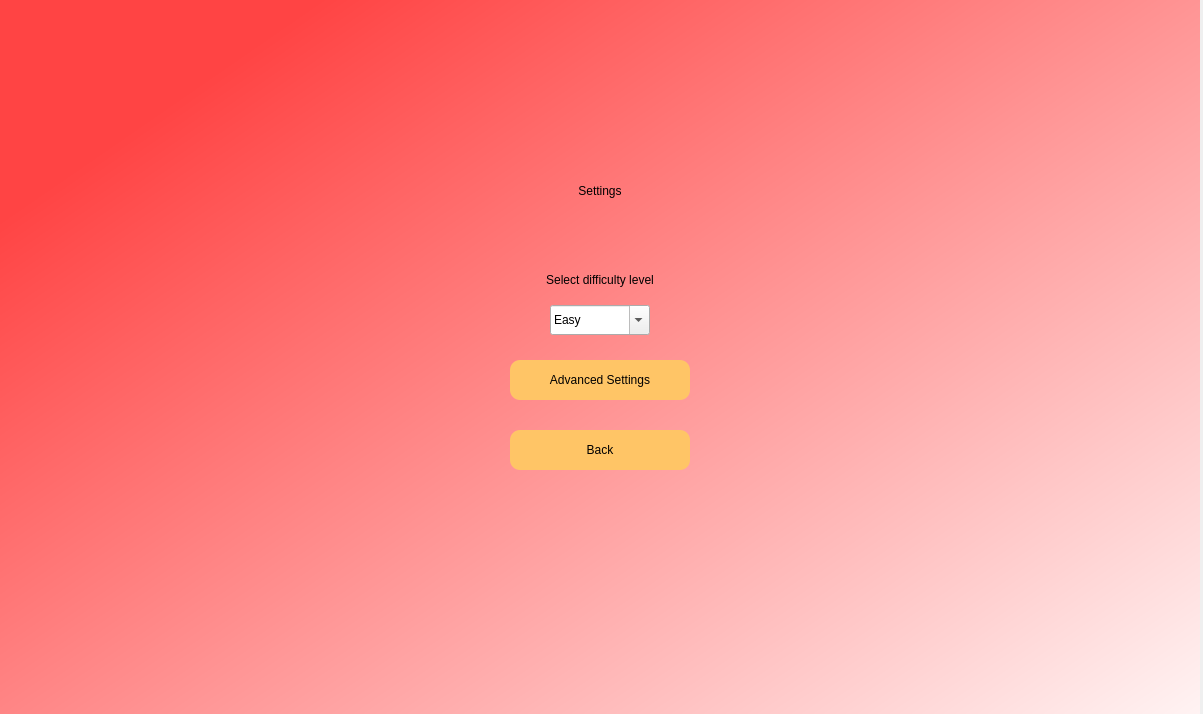
<?xml version="1.0" encoding="UTF-8"?>
<ui version="4.0">
 <class>Dialog</class>
 <widget class="QDialog" name="Dialog">
  <property name="geometry">
   <rect>
    <x>0</x>
    <y>0</y>
    <width>1203</width>
    <height>714</height>
   </rect>
  </property>
  <property name="windowTitle">
   <string>Dialog</string>
  </property>
  <widget class="QWidget" name="widget" native="true">
   <property name="geometry">
    <rect>
     <x>0</x>
     <y>0</y>
     <width>1200</width>
     <height>800</height>
    </rect>
   </property>
   <property name="styleSheet">
    <string notr="true">QWidget#widget{
background-color: qlineargradient(spread:pad, x1:0.11828, y1:0.153409, x2:1, y2:1, stop:0 rgba(255, 68, 68, 255), stop:1 rgba(255, 255, 255, 255));}</string>
   </property>
   <widget class="QLabel" name="label">
    <property name="geometry">
     <rect>
      <x>525</x>
      <y>160</y>
      <width>150</width>
      <height>61</height>
     </rect>
    </property>
    <property name="styleSheet">
     <string notr="true">font: 36pt &quot;Helvetica&quot;;</string>
    </property>
    <property name="text">
     <string>Settings</string>
    </property>
    <property name="alignment">
     <set>Qt::AlignCenter</set>
    </property>
   </widget>
   <widget class="QLabel" name="label_2">
    <property name="geometry">
     <rect>
      <x>480</x>
      <y>270</y>
      <width>240</width>
      <height>20</height>
     </rect>
    </property>
    <property name="text">
     <string>Select difficulty level</string>
    </property>
    <property name="alignment">
     <set>Qt::AlignCenter</set>
    </property>
   </widget>
   <widget class="QPushButton" name="back">
    <property name="geometry">
     <rect>
      <x>510</x>
      <y>430</y>
      <width>180</width>
      <height>40</height>
     </rect>
    </property>
    <property name="styleSheet">
     <string notr="true">border-radius:10px;
font: 18pt &quot;Helvetica&quot;;
background-color: rgb(255, 197, 102);</string>
    </property>
    <property name="text">
     <string>Back</string>
    </property>
   </widget>
   <widget class="QPushButton" name="advanced_settings">
    <property name="geometry">
     <rect>
      <x>510</x>
      <y>360</y>
      <width>180</width>
      <height>40</height>
     </rect>
    </property>
    <property name="styleSheet">
     <string notr="true">border-radius:10px;
font: 18pt &quot;Helvetica&quot;;
background-color: rgb(255, 197, 102);</string>
    </property>
    <property name="text">
     <string>Advanced Settings</string>
    </property>
   </widget>
   <widget class="QComboBox" name="difficulty">
    <property name="geometry">
     <rect>
      <x>550</x>
      <y>305</y>
      <width>100</width>
      <height>30</height>
     </rect>
    </property>
    <property name="editable">
     <bool>true</bool>
    </property>
    <item>
     <property name="text">
      <string>Easy</string>
     </property>
    </item>
    <item>
     <property name="text">
      <string>Medium</string>
     </property>
    </item>
    <item>
     <property name="text">
      <string>Hard</string>
     </property>
    </item>
    <item>
     <property name="text">
      <string>Expert</string>
     </property>
    </item>
   </widget>
  </widget>
 </widget>
 <resources/>
 <connections/>
</ui>
